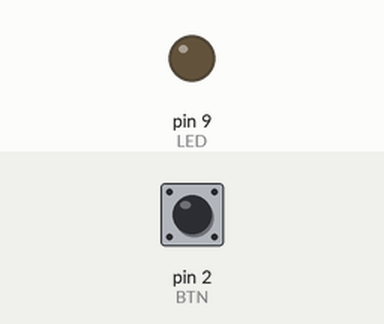
Recording of a sketch running on a simulated Arduino Uno, built with avr-gcc and run on an emulated ATmega328P. Parts: output pins drawn as LEDs (lit = HIGH). The inputs (shaded band) are chosen by the test bench; at power-on: pin 2 (BTN) HIGH.

Above: at 1.2 s.
1.3 s: pin 2 (BTN) pulsed LOW 2 times (0.12 s each, 0.3 s apart)
At 2.3 s:
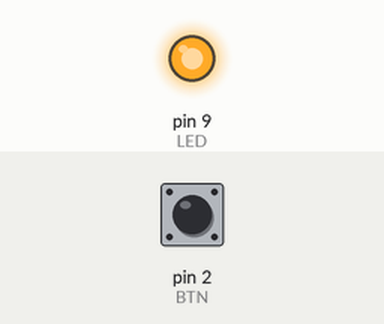
Timing chart, 0 to 4.3 s (numbered marks = the images above; inputs shaded):
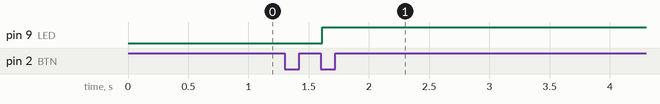

Measured:
- after the input at 1.3 s, pin 9 (LED): LOW → HIGH after 0.31 s

The sketch:

Projeto_155_Duplo_clique_no_botao.ino
```cpp
// Projeto 155 - Duplo clique no botao
// Arduino Uno | Arduino Neon Lab

const byte BTN=2,LED=9;
unsigned long ultimo=0;byte cliques=0;bool ant=HIGH,aceso=false;
void setup(){pinMode(BTN,INPUT_PULLUP);pinMode(LED,OUTPUT);}
void loop(){
 bool atual=digitalRead(BTN);
 if(ant==HIGH && atual==LOW){
  if(millis()-ultimo<400) cliques++; else cliques=1;
  ultimo=millis();
  if(cliques>=2){aceso=!aceso;cliques=0;}
 }
 ant=atual;digitalWrite(LED,aceso);delay(35);
}
```
